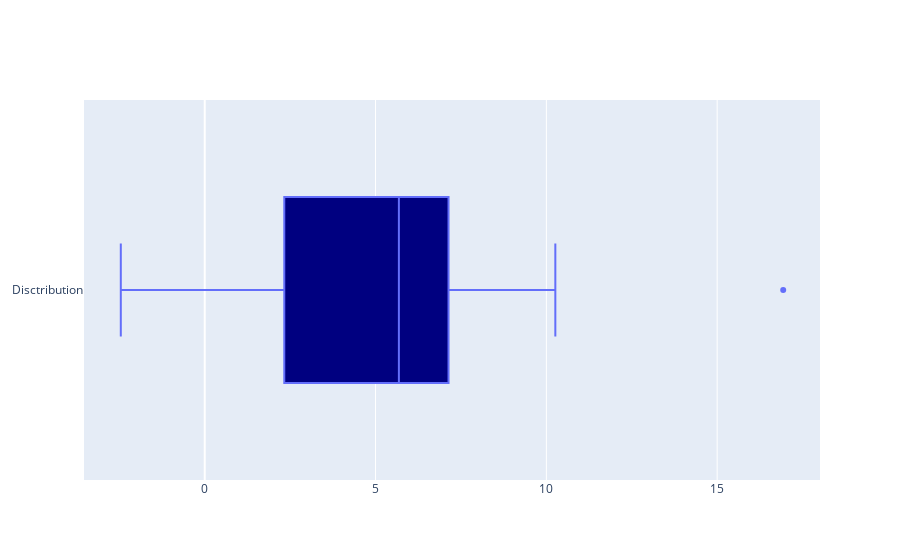

The notebook cell saved with this chart:
### Markdown cell above
### Box plots

### Code cell
trace = go.Box(x=df_flights['UA'], name="Disctribution", fillcolor='navy')
data = [trace]
fig = go.Figure(data)
fig.show()

### Figure 1 — Plotly figure (JSON) as saved in the notebook; plotly's stock layout.template omitted (floating-point values rounded to 4 significant figures)
{"data": [{"fillcolor": "navy", "name": "Disctribution", "type": "box", "x": [6.353, 7.261, 4.892, 4.376, 6.828, 16.93, 10.26, 5.014, -1.794, -2.457, 0.2811, 7.012]}], "layout": {}}
